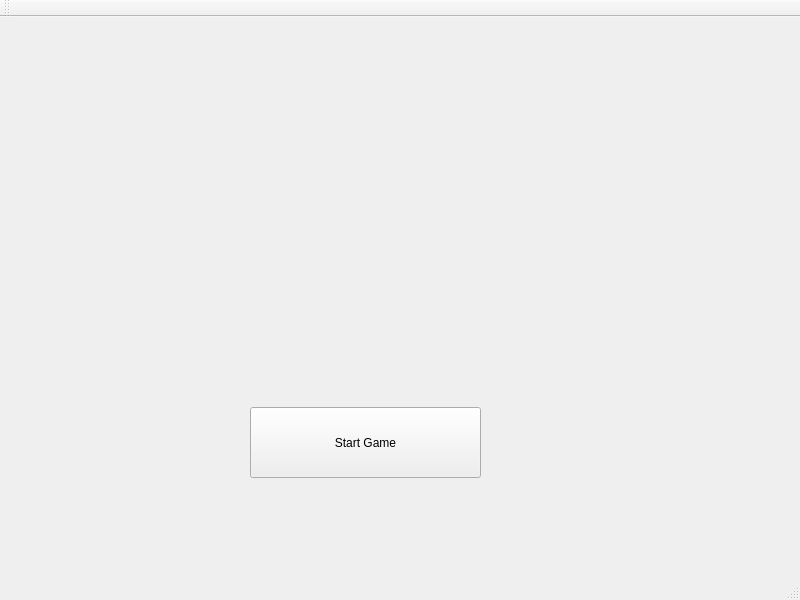
<?xml version="1.0" encoding="UTF-8"?>
<ui version="4.0">
 <class>FormStart</class>
 <widget class="QMainWindow" name="FormStart">
  <property name="geometry">
   <rect>
    <x>0</x>
    <y>0</y>
    <width>800</width>
    <height>600</height>
   </rect>
  </property>
  <property name="windowTitle">
   <string>FormStart</string>
  </property>
  <widget class="QWidget" name="centralWidget">
   <widget class="QPushButton" name="btn_start">
    <property name="geometry">
     <rect>
      <x>250</x>
      <y>390</y>
      <width>231</width>
      <height>71</height>
     </rect>
    </property>
    <property name="text">
     <string>Start Game</string>
    </property>
   </widget>
   <widget class="QLabel" name="lbl_imgStart">
    <property name="geometry">
     <rect>
      <x>140</x>
      <y>50</y>
      <width>491</width>
      <height>271</height>
     </rect>
    </property>
    <property name="styleSheet">
     <string notr="true">background-image: url(:/new/prefix1/Gladiator_start.png);</string>
    </property>
    <property name="text">
     <string/>
    </property>
    <property name="pixmap">
     <pixmap resource="img.qrc">:/new/prefix1/Gladiator_start.png</pixmap>
    </property>
    <property name="scaledContents">
     <bool>true</bool>
    </property>
   </widget>
  </widget>
  <widget class="QMenuBar" name="menuBar">
   <property name="geometry">
    <rect>
     <x>0</x>
     <y>0</y>
     <width>800</width>
     <height>22</height>
    </rect>
   </property>
  </widget>
  <widget class="QToolBar" name="mainToolBar">
   <attribute name="toolBarArea">
    <enum>TopToolBarArea</enum>
   </attribute>
   <attribute name="toolBarBreak">
    <bool>false</bool>
   </attribute>
  </widget>
  <widget class="QStatusBar" name="statusBar"/>
 </widget>
 <layoutdefault spacing="6" margin="11"/>
 <resources>
  <include location="img.qrc"/>
 </resources>
 <connections/>
</ui>
